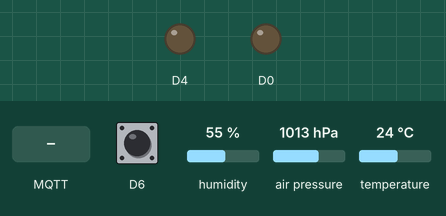
This sketch was run on a simulated ESP8266 (NodeMCU). On the bench: output pins drawn as LEDs (lit = HIGH). The inputs (shaded band) are chosen by the test bench; at power-on: D6 HIGH, humidity 55 %, air pressure 1013 hPa, temperature 24 °C. WiFi joins after 1.5 s; servers stay silent unless stated; EEPROM starts erased; no MQTT or app messages arrive unless stated; what the sketch prints to the serial monitor is not drawn.

Above: at 0.0 s.
At 8.4 s:
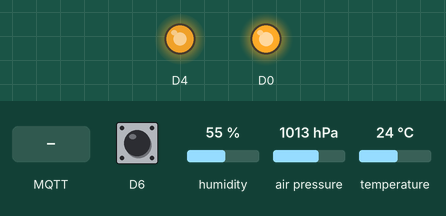
8.5 s: MQTT message "P" arrives on the first subscribed topic
At 8.86 s:
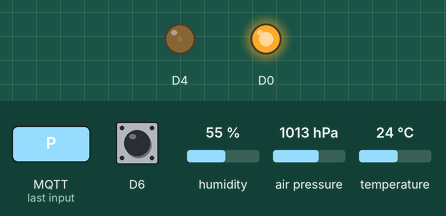
12.0 s: MQTT message "S" arrives on the first subscribed topic
Timing chart, 0 to 21.5 s (numbered marks = the images above; inputs shaded):
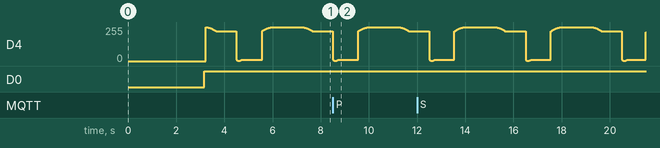

The sketch:

esp8266_BME280.ino
```cpp
/*
 Name:		esp8266_BME280.ino
 Created:	2019-10-10 20:38:43
 Author:	danielv
*/

/*

Wiring

ESP D2 - BME280 SDA
ESP D1 - BME280 SDL
ESP GND - BME280 GND
ESP 3v3 - BME280 VCC

MQ135 expansion
ESP A0 - 1000ohm - MQ135 A0
ESP GND - 2000ohm - MQ135 A0
ESP GND - MQ135 GND
ESP Vin - MQ135 VCC

*/

/*

Settings

*/
// BME280 = false or BMP280 = true
bool useBME = true;
bool useMQ135 = false;

#include <MQUnifiedsensor.h>
MQUnifiedsensor MQ135(A0, 5);

#include <Ticker.h>
#include <Adafruit_BME280.h>
#include <ESP8266WiFi.h>
#include <ESP8266mDNS.h>
#include <WiFiUdp.h>
#include <ArduinoOTA.h>

// MQTT
#include <PubSubClient.h>
WiFiClient espClient;
PubSubClient client(espClient);
long lastMsg = 0;
char msg[50];
int value = 0;
char clientId[90]; // Generated on mqtt connection

// LED controls
#include <jled.h>

// Sensor libraries
#include <Adafruit_BMP280.h>
#include <Adafruit_BME280.h>
Adafruit_BME280 bme280;
Adafruit_BMP280 bmp280;
#define BMP280_I2C_ADDRESS  0x76 // 0x77 or 0x76, depending on wether SDO is wired to 3.3v or GND
#include <Wire.h>
#include <SPI.h>
#include <Adafruit_Sensor.h>
#include <EEPROM.h>

// Program flow
#include <Ticker.h>

bool ota_started;

// BME280 weather sensor
#define SEALEVELPRESSURE_HPA (1013.25)

char* ssid = "unifi_iot";
char* password = "aq12wsxc";
//const char* mqtt_server = "mqtt.eclipse.org";
char* mqtt_server = "192.168.10.31";

Ticker ticker;
bool sendUpdate;
float cTemp;
float mbPress;
float rH;
float dPoint;
float hIndex;
float airQualityPPM;

void setup()
{
	pinMode(D0, OUTPUT);
	pinMode(D4, OUTPUT);
	pinMode(D6, INPUT_PULLUP);

	delay(1000);

	// Try reading parameters from EEPROM
	EEPROM.begin(512);
	delay(500);
	char stored_mqtt_server[50];
	EEPROM.get(50, stored_mqtt_server);
	char stored_ssid[50];
	EEPROM.get(100, stored_ssid);
	char stored_password[50];
	EEPROM.get(150, stored_password);
	char stored_hostname[50];
	EEPROM.get(200, stored_hostname);
	if (digitalRead(D6) == LOW) {
		ssid = stored_ssid;
		password = stored_password;
		mqtt_server = stored_mqtt_server;
	}
	Wire.begin(SDA, SCL);
	Serial.begin(115200);

	bool bmeStatus;
	bool bmpStatus;
	bmeStatus = bme280.begin();
	bmpStatus = bmp280.begin(BMP280_I2C_ADDRESS);
	if (!bmeStatus && !bmpStatus) {
		Serial.println("Could not find a valid BME280 or BMP280 sensor, check wiring!");
		while (1);
	}
	else if (bmeStatus) {
		Serial.println("Found BME280 sensor");
		useBME = true;
	}
	else if (bmpStatus) {
		Serial.println("Found BMP280 sensor, humidity measurement disabled");
		useBME = false;
	}
	delay(100);
	ConnectToWiFi();
	StartOTAIfRequired();
	PrintWifiStatus();
	Serial.println("Connected to wifi");
	ticker.attach(1, readSensors);
	Serial.print("Connecting to MQTT server: ");
	Serial.println(mqtt_server);
	Serial.print("EEPROM MQTT server: ");
	Serial.println(stored_mqtt_server);
	client.setServer(mqtt_server, 1883);
	client.setCallback(callback);
}
// Status LEDs
auto led_wifi_connected = JLed(D4).LowActive().Breathe(3000).DelayAfter(1000).Forever();
auto led_wifi_error = JLed(D4).LowActive().Blink(100, 100).Forever();
auto led_error = JLed(D0).LowActive().Blink(100, 100).Forever();

/*
	LED status guide

	Slow pulsing:
	Everything works, messages are being published to MQTT

	One flashing:
	WIFI Connection error

	Both flashing:
	MQTT Connection error
*/
void loop()
{
	if (WiFi.isConnected()) {
		led_wifi_connected.Update();
		digitalWrite(D0, HIGH);
		// Ensure MQTT stays connected as well
		if (!client.connected()) {
			led_wifi_error.Update();
			led_error.Update();
			mqttReconnect();
		}
		else if (sendUpdate) {
			// Send through MQTT if we are connected
			// The following values are set in readSensors, which runs on an interval using Ticker
			sendUpdate = false;
			publishStatistic("temperature", cTemp);
			publishStatistic("pressure", mbPress);
			if (useBME) publishStatistic("humidity", rH);
			if (useMQ135) publishStatistic("MQ135", airQualityPPM);
		}
		client.loop();
	}
	else {
		digitalWrite(D4, HIGH);
		led_error.Update();
	}

	//Serial.println("Hello world");
	HandleOTA();
}
void readSensors() {
	// This is a Ticker callback, which is interupt based. Sending network calls from here causes the mcu firmware to crash.
	// Instead, we set a flag and do the network calls in loop() instead.
	sendUpdate = true;
	if (useBME) {
		cTemp = bme280.readTemperature(); // In Celcius
		mbPress = bme280.readPressure() / 100.0F; // In mBar
		//Serial.print(bme.readAltitude(SEALEVELPRESSURE_HPA)); // IN meters
		rH = bme280.readHumidity(); // In %
	}
	else {
		cTemp = bmp280.readTemperature(); // In Celcius
		mbPress = bmp280.readPressure() / 100.0F; // In mBar
		rH = 0; // In %
	}
	if (useMQ135) {
		// airQualityPPM = MQ135.readSensor();
		airQualityPPM = analogRead(A0);
		Serial.print(analogRead(A0), DEC);
		Serial.print("\n");
	}
	//Serial.print("Dew Point = ");
	dPoint = cTemp - ((100 - rH) / 5);
	//Serial.print("Heat Index = ");
	hIndex = 0.5 * (cTemp + 61.0 + ((cTemp - 68.0) * 1.2) + (rH * 0.094));

}
void publishStatistic(char* statistic, float data) {
	char stringTemp[100];
	gcvt(data, 6, stringTemp);
	char topic[200] = "";
	strcat(topic, "iot/weather/");
	strcat(topic, statistic);
	strcat(topic, "/");
	strcat(topic, clientId);
	client.publish(topic, stringTemp);
}
void ConnectToWiFi()
{
	Serial.println("Booting");
	WiFi.mode(WIFI_STA);
	Serial.println("Mode set");
	WiFi.begin(ssid, password);
	Serial.println("Begin complete");
}
void HandleOTA()
{
	StartOTAIfRequired();
	ArduinoOTA.handle();
}
void StartOTAIfRequired()
{
	if (ota_started)
		return;
	// Port defaults to 8266
	// ArduinoOTA.setPort(8266);
	// Hostname defaults to esp8266-[ChipID]
	//if (ArduinoOTA.getHostname() && ArduinoOTA.getHostname().length())

	// No authentication by default
	ArduinoOTA.setPassword((const char*)"123");
	ArduinoOTA.onStart([]() {
		Serial.println("OTA Start");
		});
	ArduinoOTA.onEnd([]() {
		Serial.println("\nOTA End");
		});
	ArduinoOTA.onProgress([](unsigned int progress, unsigned int total) {
		Serial.printf("Progress: %u%%\r\n", (progress / (total / 100)));
		});
	ArduinoOTA.onError([](ota_error_t error) {
		Serial.printf("Error[%u]: ", error);
		if (error == OTA_AUTH_ERROR) Serial.println("Auth Failed");
		else if (error == OTA_BEGIN_ERROR) Serial.println("Begin Failed");
		else if (error == OTA_CONNECT_ERROR) Serial.println("Connect Failed");
		else if (error == OTA_RECEIVE_ERROR) Serial.println("Receive Failed");
		else if (error == OTA_END_ERROR) Serial.println("End Failed");
		});
	ArduinoOTA.begin();
	ota_started = true;
	delay(500);

}
void PrintWifiStatus()
{
	// print the SSID of the network you're attached to:
	Serial.print("SSID: ");
	Serial.println(WiFi.SSID());
	//using dhcp? wait for ip or ip not set!
	if (WiFi.localIP()[0] == 0)
	{
		Serial.println("DHCP: Waiting for IP Address ...");
		while (WiFi.localIP()[0] == 0)
		{
			yield();
		}
	}
	// print your WiFi shield's IP address:
	IPAddress ip = WiFi.localIP();
	Serial.print("IP Address: ");
	Serial.println(ip);
	Serial.print("Hostname: ");
	Serial.println(WiFi.hostname());
	//Serial.println(WiFi.status());
}
void mqttReconnect() {
	// Loop until we're reconnected
	Serial.print("Attempting MQTT connection...");
	// Create a random client ID
	char prefix[] = "ESP8266_";
	char x[20] = "";
	strcat(x, WiFi.hostname().c_str());
	//ltoa(random(0, 99999), x, 16);
	memset(clientId, 0, sizeof clientId);
	strcat(clientId, prefix);
	strcat(clientId, x);
	if (useBME) {
		strcat(clientId, "|BME280");
	}
	else {
		strcat(clientId, "|BMP280");
	}
	// Attempt to connect
	if (client.connect(clientId)) {
		Serial.println("connected");
		// Once connected, publish an announcement...
		char idChar[] = "hello";
		client.publish("iot_discovery", clientId);
		// ... and resubscribe
		if (useBME) {
			client.subscribe("BME280_CMD");
		}
		else {
			client.subscribe("BMP280_CMD");
		}
	}
	else {
		Serial.print("failed, rc=");
		Serial.print(client.state());
		Serial.println(" try again in 5 seconds");
		// Wait 5 seconds before retrying
		delay(5000);
	}
}
void callback(char* topic, byte* payload, unsigned int length) {
	Serial.print("Message arrived [");
	Serial.print(topic);
	Serial.print("] ");
	for (int i = 0; i < length; i++) {
		Serial.print((char)payload[i]);
	}
	Serial.println();
	char value[50];
	for (int i = 0; i < length; i++) {
		const char temp = (char)payload[i];
		strcat(value, &temp);
	}
	messageHandler(topic, value, length);

	// Switch on the LED if an 1 was received as first character
	if ((char)payload[0] == '1') {
		Serial.println("Received message starting with 1!");
	}
}
void messageHandler(char* topic, char msg[], unsigned int length) {
	char body[48];
	for (int i = 2; i < length; i++) {
		body[i - 2] = msg[i];
	}
	if (msg[0] == 'P') {
		Serial.println("Received parameter message");
		switch (msg[1]) {
		case 'S': // MQTT Server
			EEPROM.put(50, body);
			break;
		case 'I': // SSID
			EEPROM.put(100, body);
			break;
		case 'P': // WIFI password
			EEPROM.put(150, body);
			break;
		case 'H': // Hostname
			EEPROM.put(200, body);
			break;
		}
		EEPROM.commit();
	}
}
```
